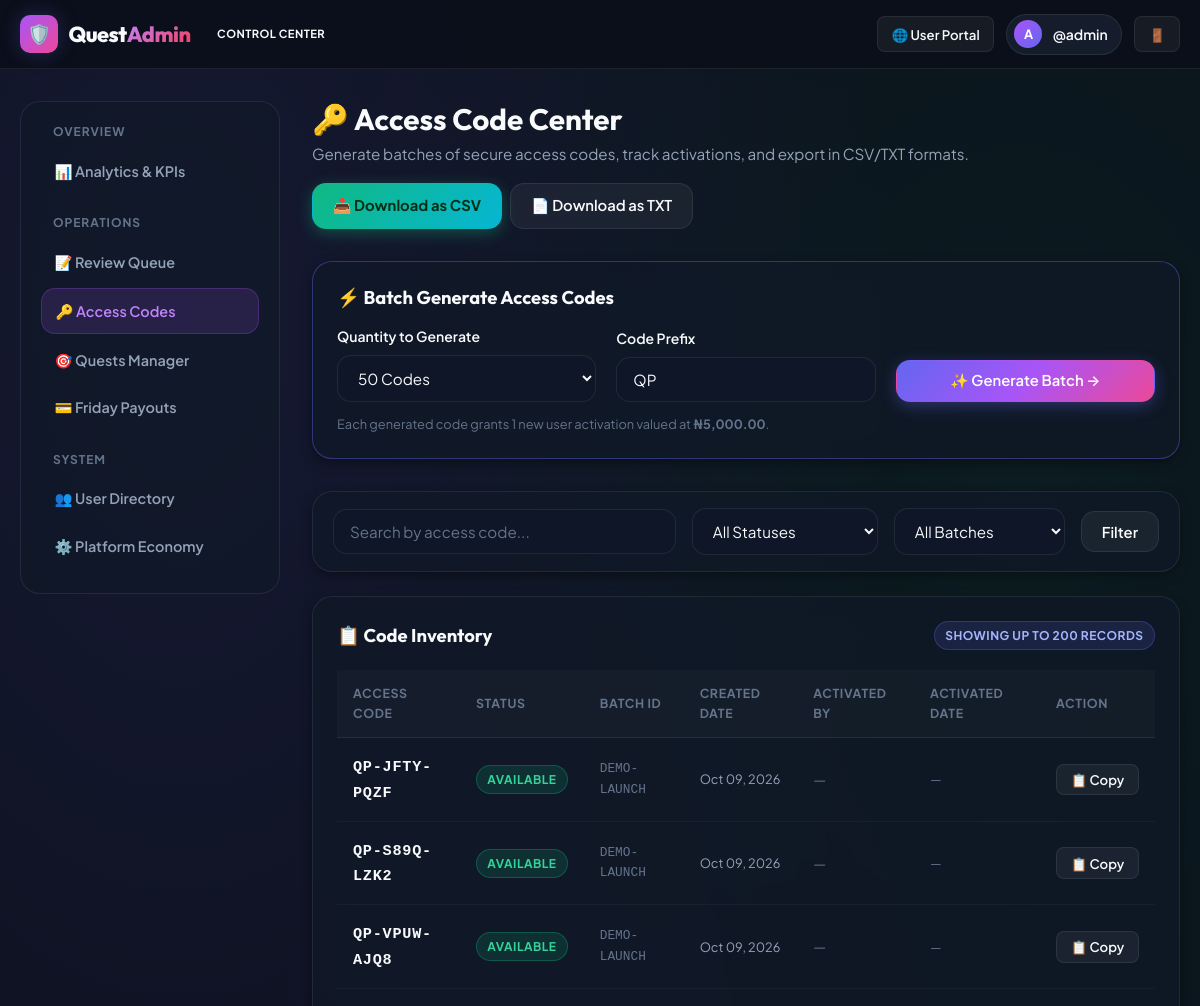
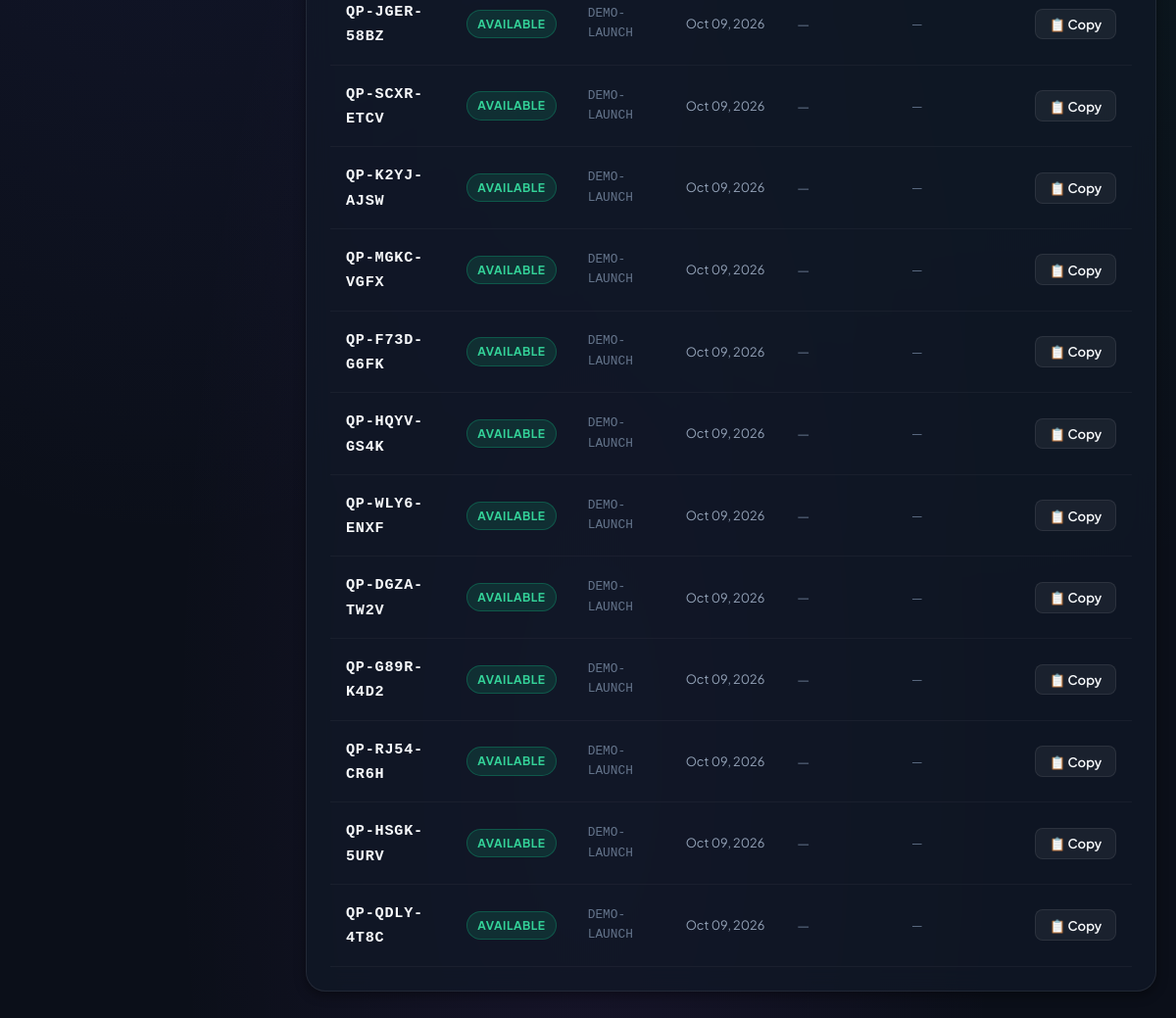
The app's page /admin/codes (signed in) with its own data (2 pictures, top to bottom).
### app/models.py (models this page shows, shortened)
class User(UserMixin, db.Model):
    __tablename__ = 'users'
    id = db.Column(db.Integer, primary_key=True)
    username = db.Column(db.String(64), unique=True, nullable=False, index=True)
    password_hash = db.Column(db.String(255), nullable=False)
    is_admin = db.Column(db.Boolean, default=False)
    is_active = db.Column(db.Boolean, default=True)
    referral_code = db.Column(db.String(24), unique=True, nullable=False, index=True)
    referred_by_id = db.Column(db.Integer, db.ForeignKey('users.id'), nullable=True)
    wallet_balance = db.Column(db.Float, default=0.0)       # Available to withdraw
    referral_earnings = db.Column(db.Float, default=0.0)    # Lifetime referral commissions earned
    total_earned = db.Column(db.Float, default=0.0)         # Lifetime all earnings (referral + tasks)
    tasks_completed_count = db.Column(db.Integer, default=0)
    bank_name = db.Column(db.String(128), nullable=True)
    account_number = db.Column(db.String(64), nullable=True)
    account_name = db.Column(db.String(128), nullable=True)
    created_at = db.Column(db.DateTime, default=lambda: datetime.now(timezone.utc))
    updated_at = db.Column(db.DateTime, default=lambda: datetime.now(timezone.utc), onupdate=lambda: datetime.now(timezone.utc))
    direct_referrals = db.relationship(
        'User',
        backref=db.backref('sponsor', remote_side=[id]),
        foreign_keys=[referred_by_id],
        lazy='dynamic'
    )
    submissions = db.relationship('TaskSubmission', backref='user', foreign_keys='TaskSubmission.user_id', lazy='dynamic')
    withdrawals = db.relationship('Withdrawal', backref='user', foreign_keys='Withdrawal.user_id', lazy='dynamic')
    transactions = db.relationship('Transaction', backref='user', foreign_keys='Transaction.user_id', lazy='dynamic', order_by='Transaction.created_at.desc()')

class SystemSetting(db.Model):
    __tablename__ = 'system_settings'
    key = db.Column(db.String(64), primary_key=True)
    value = db.Column(db.Text, nullable=False)
    description = db.Column(db.String(255), nullable=True)
    @classmethod
    def get(cls, key: str, default: str = '') -> str:
        setting = db.session.get(cls, key)
        return setting.value if setting else default

class AccessCode(db.Model):
    __tablename__ = 'access_codes'
    id = db.Column(db.Integer, primary_key=True)
    code = db.Column(db.String(32), unique=True, nullable=False, index=True)
    is_used = db.Column(db.Boolean, default=False, index=True)
    batch_id = db.Column(db.String(32), nullable=True, index=True)
    created_by_id = db.Column(db.Integer, db.ForeignKey('users.id'), nullable=True)
    used_by_id = db.Column(db.Integer, db.ForeignKey('users.id'), nullable=True)
    created_at = db.Column(db.DateTime, default=lambda: datetime.now(timezone.utc))
    used_at = db.Column(db.DateTime, nullable=True)
    created_by = db.relationship('User', foreign_keys=[created_by_id])
    used_by = db.relationship('User', foreign_keys=[used_by_id])

### app/routes/admin.py (the view, shortened to what this page needs)
@admin_bp.route('/codes', methods=['GET', 'POST'])
@admin_required
def codes():
    economy = get_system_economy()
    filter_status = request.args.get('status', 'all')
    batch_filter = request.args.get('batch_id', '').strip()
    search = request.args.get('q', '').strip()
    query = AccessCode.query
    if filter_status == 'unused':
        query = query.filter_by(is_used=False)
    elif filter_status == 'used':
        query = query.filter_by(is_used=True)
    if batch_filter:
        query = query.filter_by(batch_id=batch_filter)
    if search:
        query = query.filter(AccessCode.code.ilike(f'%{search}%'))
    all_codes = query.order_by(AccessCode.created_at.desc()).limit(200).all()
    batches = [r[0] for r in db.session.query(AccessCode.batch_id).distinct().order_by(AccessCode.batch_id.desc()).all() if r[0]]
    return render_template(
        'admin/codes.html',
        codes=all_codes,
        filter_status=filter_status,
        batch_filter=batch_filter,
        search=search,
        batches=batches,
        economy=economy
    )

### app/__init__.py (called while the page is built)
@login_manager.user_loader
def load_user(user_id):
    return db.session.get(User, int(user_id))

### app/routes/admin.py (called while the page is built)
def admin_required(f):
    @wraps(f)
    @login_required
    def decorated_function(*args, **kwargs):
        if not current_user.is_admin:
            flash('Admin privilege required to access this area.', 'danger')
            return redirect(url_for('main.dashboard'))
        return f(*args, **kwargs)
    return decorated_function

### app/utils.py (called while the page is built)
def format_currency(amount, symbol=None):
    if amount is None:
        amount = 0.0
    if symbol is None:
        symbol = SystemSetting.get('currency_symbol', current_app.config.get('DEFAULT_CURRENCY_SYMBOL', '₦'))
    return f"{symbol}{amount:,.2f}"

### app/templates/admin/codes.html (shortened to what this page needs)
{% extends 'admin/base_admin.html' %}
{% block admin_content %}
<div style="display: flex; align-items: center; justify-content: space-between; flex-wrap: wrap; gap: 1rem; margin-bottom: 2rem;">
  <div>
    <h1 style="font-size: 1.85rem; margin-bottom: 0.25rem;">🔑 Access Code Center</h1>
    <p style="font-size: 0.95rem;">Generate batches of secure access codes, track activations, and export in CSV/TXT formats.</p>
  </div>
  <div style="display: flex; gap: 0.5rem; flex-wrap: wrap;">
    <a href="{{ url_for('admin.export_codes', format_type='csv', status=filter_status, batch_id=batch_filter) }}" class="btn btn-emerald">
      📥 Download as CSV
    </a>
    <a href="{{ url_for('admin.export_codes', format_type='txt', status=filter_status, batch_id=batch_filter) }}" class="btn btn-secondary">
      📄 Download as TXT
    </a>
  </div>
</div>
<div class="card" style="margin-bottom: 2rem; border-color: rgba(99, 102, 241, 0.4);">
  <h3 class="card-title" style="margin-bottom: 1rem;">⚡ Batch Generate Access Codes</h3>
  <form method="POST" action="{{ url_for('admin.codes') }}">
    <div class="grid grid-cols-3" style="gap: 1.25rem; align-items: flex-end;">
      <div class="form-group" style="margin-bottom: 0;">
        <label class="form-label" for="count">Quantity to Generate</label>
        <select id="count" name="count" class="form-control">
          <option value="50" selected>50 Codes</option>
        </select>
      </div>
      <div class="form-group" style="margin-bottom: 0;">
        <label class="form-label" for="prefix">Code Prefix</label>
        <input type="text" id="prefix" name="prefix" value="QP" class="form-control" placeholder="e.g. QP, VIP, PRO" maxlength="6" style="text-transform: uppercase;">
      </div>
      <div>
        <button type="submit" class="btn btn-primary" style="width: 100%;">
          ✨ Generate Batch &rarr;
        </button>
      </div>
    </div>
    <div class="form-text" style="margin-top: 0.75rem;">
      Each generated code grants 1 new user activation valued at <strong>{{ economy.x_price|currency }}</strong>.
    </div>
  </form>
</div>
<div class="card" style="margin-bottom: 1.5rem; padding: 1rem 1.25rem;">
  <form method="GET" action="{{ url_for('admin.codes') }}" style="display: flex; gap: 1rem; align-items: center; flex-wrap: wrap;">
    <div style="flex: 1; min-width: 200px;">
      <input type="text" name="q" value="{{ search }}" class="form-control" placeholder="Search by access code...">
    </div>
    <div>
      <select name="status" class="form-control" onchange="this.form.submit()">
        <option value="all" {% if filter_status == 'all' %}selected{% endif %}>All Statuses</option>
      </select>
    </div>
    {% if batches %}
    <div>
      <select name="batch_id" class="form-control" onchange="this.form.submit()">
        <option value="">All Batches</option>
      </select>
    </div>
    {% endif %}
    <button type="submit" class="btn btn-secondary">Filter</button>
  </form>
</div>
<div class="card">
  <div class="card-header">
    <h3 class="card-title">📋 Code Inventory</h3>
    <span class="badge badge-indigo">Showing up to 200 records</span>
  </div>
  {% if codes %}
    <div class="table-responsive">
      <table class="custom-table">
        <thead>
          <tr>
            <th>Access Code</th>
            <th>Status</th>
            <th>Batch ID</th>
            <th>Created Date</th>
            <th>Activated By</th>
            <th>Activated Date</th>
            <th>Action</th>
          </tr>
        </thead>
        <tbody>
          {% for c in codes %}
          <tr>
            <td>
              <span style="font-family: monospace; font-size: 0.95rem; font-weight: 700; color: #f8fafc; letter-spacing: 0.05em;">
                {{ c.code }}
              </span>
            </td>
            <td>
              {% if c.is_used %}
                <span class="badge badge-rose">Used</span>
              {% else %}
                <span class="badge badge-emerald">Available</span>
              {% endif %}
            </td>
            <td style="font-size: 0.8rem; font-family: monospace; color: var(--text-muted);">
              {{ c.batch_id or 'Manual' }}
            </td>
            <td style="font-size: 0.8rem;">
              {{ c.created_at|datetimeformat('%b %d, %Y') }}
            </td>
            <td>
              {% if c.used_by %}
                <span style="font-weight: 600; color: var(--text-primary);">@{{ c.used_by.username }}</span>
              {% else %}
                <span style="color: var(--text-muted);">&mdash;</span>
              {% endif %}
            </td>
            <td style="font-size: 0.8rem;">
              {% if c.used_at %}
                {{ c.used_at|datetimeformat('%b %d, %Y • %I:%M %p') }}
              {% else %}
                <span style="color: var(--text-muted);">&mdash;</span>
              {% endif %}
            </td>
            <td>
              <button class="btn btn-sm btn-secondary" onclick="copyToClipboard('{{ c.code }}', this)" title="Copy Code">
                📋 Copy
              </button>
            </td>
          </tr>
          {% endfor %}
        </tbody>
      </table>
    </div>
  {% else %}
    <div style="text-align: center; padding: 3rem 1rem; color: var(--text-muted);">
      No access codes match your filter criteria. Generate a new batch above!
    </div>
  {% endif %}
</div>
{% endblock %}

### app/templates/admin/base_admin.html (shortened to what this page needs)
<!DOCTYPE html>
<html lang="en">
<head>
  <link rel="stylesheet" href="{{ url_for('static', filename='css/style.css') }}">
</head>
<body>
  <header class="navbar">
    <div class="app-container">
      <div class="nav-wrapper">
        <div style="display: flex; align-items: center; gap: 1rem;">
          <a href="{{ url_for('admin.dashboard') }}" class="brand-logo">
            <div class="brand-icon" style="background: linear-gradient(135deg, #a855f7 0%, #ec4899 100%);">🛡️</div>
            <span>Quest<span class="gradient-text" style="background: linear-gradient(135deg, #c084fc 0%, #f43f5e 100%); -webkit-background-clip: text;">Admin</span></span>
          </a>
          <span class="badge badge-purple" style="font-size: 0.7rem;">Control Center</span>
        </div>
        <div class="nav-actions">
          <a href="{{ url_for('main.dashboard') }}" class="btn btn-sm btn-secondary">
            🌐 User Portal
          </a>
          <div class="user-pill">
            <div class="user-avatar-sm" style="background: linear-gradient(135deg, #a855f7 0%, #6366f1 100%); color: #fff;">A</div>
            <span class="user-pill-name">@{{ current_user.username }}</span>
          </div>
          <a href="{{ url_for('auth.logout') }}" class="btn btn-sm btn-secondary" title="Logout">🚪</a>
        </div>
      </div>
    </div>
  </header>
  <main class="main-content">
    <div class="app-container">
      <div class="admin-layout">
        <aside class="admin-sidebar">
          <div class="admin-menu-heading">Overview</div>
          <a href="{{ url_for('admin.dashboard') }}" class="admin-nav-item {% if request.endpoint == 'admin.dashboard' %}active{% endif %}">
            <span>📊 Analytics & KPIs</span>
          </a>
          <div class="admin-menu-heading">Operations</div>
          <a href="{{ url_for('admin.reviews') }}" class="admin-nav-item {% if request.endpoint == 'admin.reviews' %}active{% endif %}">
            <span>📝 Review Queue</span>
            {% set pending_subs = TaskSubmission.query.filter_by(status='pending').count() if TaskSubmission is defined else 0 %}
          </a>
          <a href="{{ url_for('admin.codes') }}" class="admin-nav-item {% if request.endpoint == 'admin.codes' %}active{% endif %}">
            <span>🔑 Access Codes</span>
          </a>
          <a href="{{ url_for('admin.tasks') }}" class="admin-nav-item {% if request.endpoint == 'admin.tasks' %}active{% endif %}">
            <span>🎯 Quests Manager</span>
          </a>
          <a href="{{ url_for('admin.withdrawals') }}" class="admin-nav-item {% if request.endpoint == 'admin.withdrawals' %}active{% endif %}">
            <span>💳 Friday Payouts</span>
          </a>
          <div class="admin-menu-heading">System</div>
          <a href="{{ url_for('admin.users') }}" class="admin-nav-item {% if request.endpoint == 'admin.users' %}active{% endif %}">
            <span>👥 User Directory</span>
          </a>
          <a href="{{ url_for('admin.settings') }}" class="admin-nav-item {% if request.endpoint == 'admin.settings' %}active{% endif %}">
            <span>⚙️ Platform Economy</span>
          </a>
        </aside>
        <section class="admin-main">
          {% block admin_content %}{% endblock %}
        </section>
      </div>
    </div>
  </main>
</body>
</html>

### app/templates/admin/base_admin.html (style rules this page uses)
.admin-layout { display: grid; grid-template-columns: 260px 1fr; gap: 2rem; align-items: start; }
.admin-sidebar { background: var(--bg-card); border: 1px solid var(--border-color); border-radius: var(--radius-lg); padding: 1.25rem; position: sticky; top: 5rem; }
.admin-menu-heading { font-size: 0.75rem; font-weight: 700; text-transform: uppercase; letter-spacing: 0.08em; color: var(--text-muted); margin: 1.25rem 0 0.5rem 0.75rem; }
.admin-menu-heading:first-child { margin-top: 0; }
.admin-nav-item { display: flex; align-items: center; justify-content: space-between; padding: 0.65rem 0.85rem; border-radius: var(--radius-md); font-size: 0.9rem; font-weight: 600; color: var(--text-secondary); margin-bottom: 0.25rem; transition: all var(--transition-fast); }
.admin-nav-item.active { color: #c084fc; background: rgba(168, 85, 247, 0.15); border: 1px solid rgba(168, 85, 247, 0.25); }

### records on screen
User: username "admin"
SystemSetting: x_price "₦5,000.00"
AccessCode: code "QP-JFTY-PQZF", is_used "AVAILABLE", batch "DEMO-LAUNCH", created_at "Oct 09, 2026"
AccessCode: code "QP-S89Q-LZK2", is_used "AVAILABLE", batch "DEMO-LAUNCH", created_at "Oct 09, 2026"
AccessCode: code "QP-VPUW-AJQ8", is_used "AVAILABLE", batch "DEMO-LAUNCH", created_at "Oct 09, 2026"
AccessCode: code "QP-JGER-58BZ", is_used "AVAILABLE", batch "DEMO-LAUNCH", created_at "Oct 09, 2026"
AccessCode: code "QP-SCXR-ETCV", is_used "AVAILABLE", batch "DEMO-LAUNCH", created_at "Oct 09, 2026"
AccessCode: code "QP-K2YJ-AJSW", is_used "AVAILABLE", batch "DEMO-LAUNCH", created_at "Oct 09, 2026"
AccessCode: code "QP-MGKC-VGFX", is_used "AVAILABLE", batch "DEMO-LAUNCH", created_at "Oct 09, 2026"
AccessCode: code "QP-F73D-G6FK", is_used "AVAILABLE", batch "DEMO-LAUNCH", created_at "Oct 09, 2026"
AccessCode: code "QP-HQYV-GS4K", is_used "AVAILABLE", batch "DEMO-LAUNCH", created_at "Oct 09, 2026"
AccessCode: code "QP-WLY6-ENXF", is_used "AVAILABLE", batch "DEMO-LAUNCH", created_at "Oct 09, 2026"
AccessCode: code "QP-DGZA-TW2V", is_used "AVAILABLE", batch "DEMO-LAUNCH", created_at "Oct 09, 2026"
AccessCode: code "QP-G89R-K4D2", is_used "AVAILABLE", batch "DEMO-LAUNCH", created_at "Oct 09, 2026"
AccessCode: code "QP-RJ54-CR6H", is_used "AVAILABLE", batch "DEMO-LAUNCH", created_at "Oct 09, 2026"
AccessCode: code "QP-HSGK-5URV", is_used "AVAILABLE", batch "DEMO-LAUNCH", created_at "Oct 09, 2026"
AccessCode: code "QP-QDLY-4T8C", is_used "AVAILABLE", batch "DEMO-LAUNCH", created_at "Oct 09, 2026"
